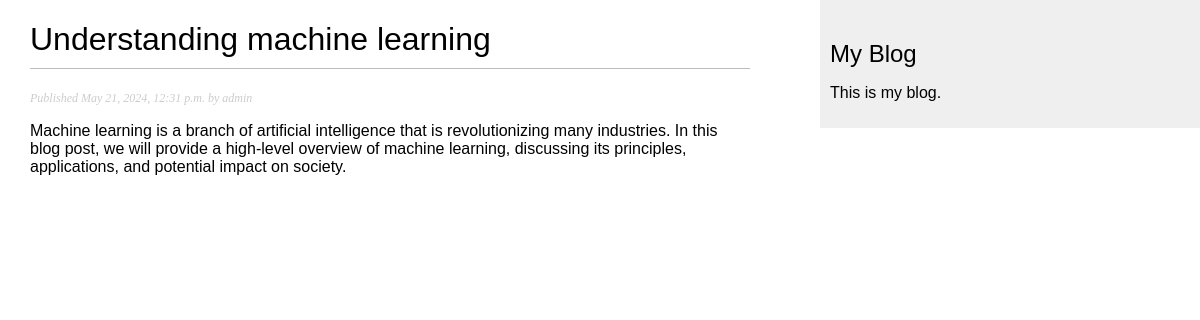
Page /blog/2024/5/21/understanding-machine-learning/ on the committed database.
### blog/models.py (models this page shows, shortened)
class Post(models.Model):
    class Status(models.TextChoices):
        DRAFT = 'DF', 'Draft'
        PUBLISHED = 'PB', 'Published'
    title = models.CharField(max_length=250)
    slug = models.SlugField(max_length=250, unique_for_date='publish')
    author = models.ForeignKey(settings.AUTH_USER_MODEL, on_delete=models.CASCADE, related_name='blog_posts')
    body = models.TextField()
    publish = models.DateTimeField(default=timezone.now)
    created = models.DateTimeField(auto_now_add=True)
    updated = models.DateTimeField(auto_now=True)
    status = models.CharField(max_length=2, choices=Status, default=Status.DRAFT)
    objects = models.Manager()  # Default Manager
    published = PublishedManager()  # Custom Manager
    class Meta:
        ordering = ['-publish']
        indexes = [
            models.Index(fields=['-publish']),
        ]

### blog/views.py (the view)
# urls.py: path('<int:year>/<int:month>/<int:day>/<slug:post>/', views.post_detail, name='post_detail'),
def post_detail(request, year, month, day, post):
    post = get_object_or_404(
        Post,
        status=Post.Status.PUBLISHED,
        slug=post,
        publish__year=year,
        publish__month=month,
        publish__day=day
    )
    return render(request, 'blog/post/detail.html', {
        'post': post
    })

### blog/templates/blog/post/detail.html (shortened to what this page needs)
{% extends "blog/base.html" %}
{% block content %}
    <h1>{{ post.title }}</h1>
    <p class="date">
        Published {{ post.publish }} by {{ post.author }}
    </p>
    {{ post.body | linebreaks }}
{% endblock %}

### blog/static/css/blog.css (style rules this page uses)
body { margin:0; padding:0; font-family:helvetica, sans-serif; }
h1 { font-weight:normal; border-bottom:1px solid #bbb; padding:0 0 10px 0; }
p.date { color:#ccc; font-family: georgia, serif; font-size: 12px; font-style: italic; }

### rows in the picture
Post: title "Understanding machine learning", publish "May 21, 2024, 12:31 p.m.", author "admin", body "Machine learning is a branch of artificial intelligence that is revolutionizing many industries. In this blog post, we will provide a high-level overview of machine learning, discussing its principles, applications, and potential impact on society."
